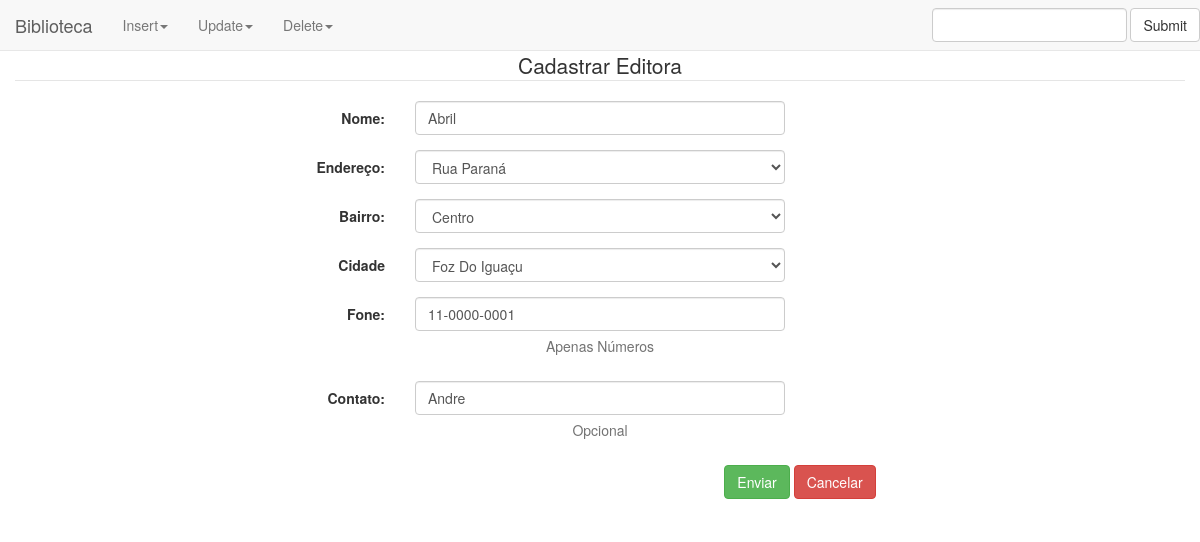
The app's page /tabelas/tb_editora/update1.php?Codigo=1 with its own data.
### tables this page shows
Create Table Tb_Editora(
	Edi_Codigo integer Not Null Primary Key,
    Edi_Nome varchar(23) Not Null,
    Edi_Codendereco integer Not Null References Tb_Endereco(End_Codigo),
    Edi_Codcidade   integer Not Null References Tb_Cidade(Cid_Codigo), 
    Edi_Codbairro   integer Not Null References Tb_Bairro(Bai_Codigo),
    Edi_Fone varchar(12) Not Null,
    Edi_Contato varchar(10) 
);

Create Table Tb_Endereco(
	End_Codigo integer Not Null Primary Key,
    End_Descricao varchar(30) Not Null
);

Create Table Tb_Bairro(
	Bai_Codigo integer Not Null Primary Key,
    Bai_Descricao varchar(30) Not Null
);

Create Table Tb_Cidade(
	Cid_Codigo integer Not Null Primary Key,
    Cid_Descricao varchar(30) Not Null
);

### tabelas/tb_editora/update1.php (the view, shortened to what this page needs)
<?php
require_once("../../conection.php");
?>
<!DOCTYPE html>
<html lang="pt-br">
	<head>
		<link href="../../css/style.css" rel="stylesheet">
		<link href="../../css/bootstrap.min.css" rel="stylesheet">
		<link href="../../css/style.css" rel="stylesheet">
	</head>
	<body>
		<div class="container-fluid">
			<?php include '../../menu1.php';?>
			<div class="row" class="target">
				<div id="footer" class="col-md-12">
				<?php
				$sql = "select * from tb_editora where Edi_Codigo= '$_REQUEST[Codigo]'";
				$rs = mysql_query($sql,$conexao) or die ("Consulta nao realizada");
				$linha=mysql_fetch_array($rs);
					$codigo   = $linha["Edi_Codigo"];
					$nome     = $linha["Edi_Nome"];
					$endereco = $linha["Edi_Codendereco"];
					$bairro   = $linha["Edi_Codbairro"];
					$cidade   = $linha["Edi_Codcidade"];
					$fone     = $linha["Edi_Fone"];
					$contato  = $linha["Edi_Contato"];
				?>
					<center>
						<form class="form-horizontal" method = "post" action = "update2.php?Codigo=<?php echo $codigo;?>">
						<fieldset>
						<legend>Cadastrar Editora</legend>
						<div class="form-group">
							<label class="col-md-4 control-label" for="nEdi_Nome">Nome:</label>
							<div class="col-md-4">
								<input id="nEdi_Nome" name="nEdi_Nome" type="text" value="<?php echo $nome; ?>" placeholder="" class="form-control input-md" required="">
							</div>
						</div>
						<div class="form-group">
							<label class="col-md-4 control-label" for="rEnd_Descricao">Endereço:</label>
							<div class="col-md-4">
								<select id="rEnd_Descricao" name="rEnd_Descricao" class="form-control">
									<option value="<?php echo $endereco;?>">
										<?php $sql = "Select End_Descricao from tb_endereco where End_Codigo = ".$endereco;
										$rt = mysql_query($sql, $conexao) or die (mysql_error());
										$t=mysql_fetch_array($rt); echo utf8_encode($t['End_Descricao']);?></option>
								</select>
							</div>
						</div>
						<div class="form-group">
							<label class="col-md-4 control-label" for="rBai_Descricao">Bairro:</label>
							<div class="col-md-4">
								<select id="rBai_Descricao" name="rBai_Descricao" class="form-control">
									<option value="<?php echo $bairro;?>">
										<?php $sql = "Select Bai_Descricao from tb_bairro where Bai_Codigo = ".$bairro;
										$rt = mysql_query($sql, $conexao) or die (mysql_error());
										$t=mysql_fetch_array($rt); echo utf8_encode($t['Bai_Descricao']);?></option>
								</select>
							</div>
						</div>
						<div class="form-group">
							<label class="col-md-4 control-label" for="rCid_Descricao">Cidade</label>
							<div class="col-md-4">
								<select id="rCid_Descricao" name="rCid_Descricao" class="form-control">
									<option value="<?php echo $cidade;?>">
										<?php $sql = "Select Cid_Descricao from tb_cidade where Cid_Codigo = ".$cidade;
										$rt = mysql_query($sql, $conexao) or die (mysql_error());
										$t=mysql_fetch_array($rt); echo utf8_encode($t['Cid_Descricao']);?></option>
								</select>
							</div>
						</div>
						<div class="form-group">
							<label class="col-md-4 control-label" for="nEdi_Fone">Fone:</label>
							<div class="col-md-4">
								<input id="nEdi_Fone" name="nEdi_Fone" type="text" value="<?php echo $fone; ?>" placeholder="" class="form-control input-md" required="">
								<span class="help-block">Apenas Números</span>
							</div>
						</div>
						<div class="form-group">
							<label class="col-md-4 control-label" for="nEdi_Contato">Contato:</label>
							<div class="col-md-4">
								<input id="nEdi_Contato" name="nEdi_Contato" type="text" value="<?php echo $contato; ?>" placeholder="" class="form-control input-md">
								<span class="help-block">Opcional</span>
							</div>
						</div>
						<div class="form-group">
							<label class="col-md-4 control-label" for="btnEnviar"></label>
							<div class="col-md-8">
								<button id="btnEnviar" name="btnEnviar" class="btn btn-success">Enviar</button>
								<button id="btnCancelar" name="btnCancelar" class="btn btn-danger">Cancelar</button>
							</div>
						</div>
						</fieldset>
						</form>
					</center>
				</div>
			</div>
		</div>
	</body>
</html>

### records on screen
tb_editora: nEdi_Nome "Abril", nEdi_Fone "11-0000-0001", nEdi_Contato "Andre"
tb_endereco: rEnd_Descricao "Rua Paraná"
tb_bairro: rBai_Descricao "Centro"
tb_cidade: rCid_Descricao "Foz Do Iguaçu"
